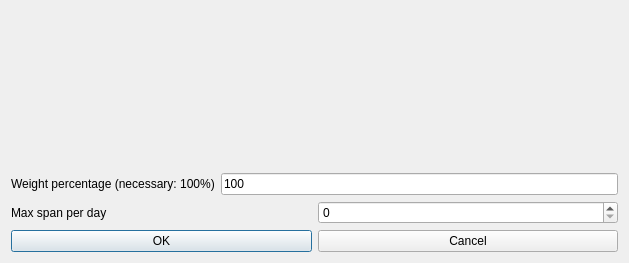
<?xml version="1.0" encoding="UTF-8"?>
<ui version="4.0">
 <class>ModifyConstraintStudentsMaxSpanPerDayForm_template</class>
 <widget class="QDialog" name="ModifyConstraintStudentsMaxSpanPerDayForm_template">
  <property name="geometry">
   <rect>
    <x>0</x>
    <y>0</y>
    <width>629</width>
    <height>263</height>
   </rect>
  </property>
  <property name="windowTitle">
   <string extracomment="This is the title of the dialog to modify a constraint of this type">Modify students max span per day</string>
  </property>
  <layout class="QGridLayout" name="gridLayout">
   <item row="0" column="0">
    <spacer name="spacer5">
     <property name="orientation">
      <enum>Qt::Vertical</enum>
     </property>
     <property name="sizeType">
      <enum>QSizePolicy::Expanding</enum>
     </property>
     <property name="sizeHint" stdset="0">
      <size>
       <width>20</width>
       <height>45</height>
      </size>
     </property>
    </spacer>
   </item>
   <item row="1" column="0">
    <layout class="QHBoxLayout" name="horizontalLayout">
     <item>
      <widget class="QLabel" name="weightTextLabel">
       <property name="frameShape">
        <enum>QFrame::NoFrame</enum>
       </property>
       <property name="frameShadow">
        <enum>QFrame::Plain</enum>
       </property>
       <property name="text">
        <string>Weight percentage (necessary: 100%)</string>
       </property>
       <property name="wordWrap">
        <bool>false</bool>
       </property>
      </widget>
     </item>
     <item>
      <widget class="QLineEdit" name="weightLineEdit">
       <property name="text">
        <string notr="true">100</string>
       </property>
      </widget>
     </item>
    </layout>
   </item>
   <item row="2" column="0">
    <layout class="QHBoxLayout" name="horizontalLayout_2">
     <item>
      <widget class="QLabel" name="textLabel1">
       <property name="text">
        <string>Max span per day</string>
       </property>
       <property name="wordWrap">
        <bool>false</bool>
       </property>
      </widget>
     </item>
     <item>
      <widget class="QSpinBox" name="maxSpanSpinBox"/>
     </item>
    </layout>
   </item>
   <item row="3" column="0">
    <layout class="QHBoxLayout">
     <item>
      <widget class="QPushButton" name="okPushButton">
       <property name="text">
        <string>OK</string>
       </property>
      </widget>
     </item>
     <item>
      <widget class="QPushButton" name="cancelPushButton">
       <property name="text">
        <string>Cancel</string>
       </property>
      </widget>
     </item>
    </layout>
   </item>
  </layout>
 </widget>
 <layoutdefault spacing="6" margin="11"/>
 <resources/>
 <connections/>
</ui>
